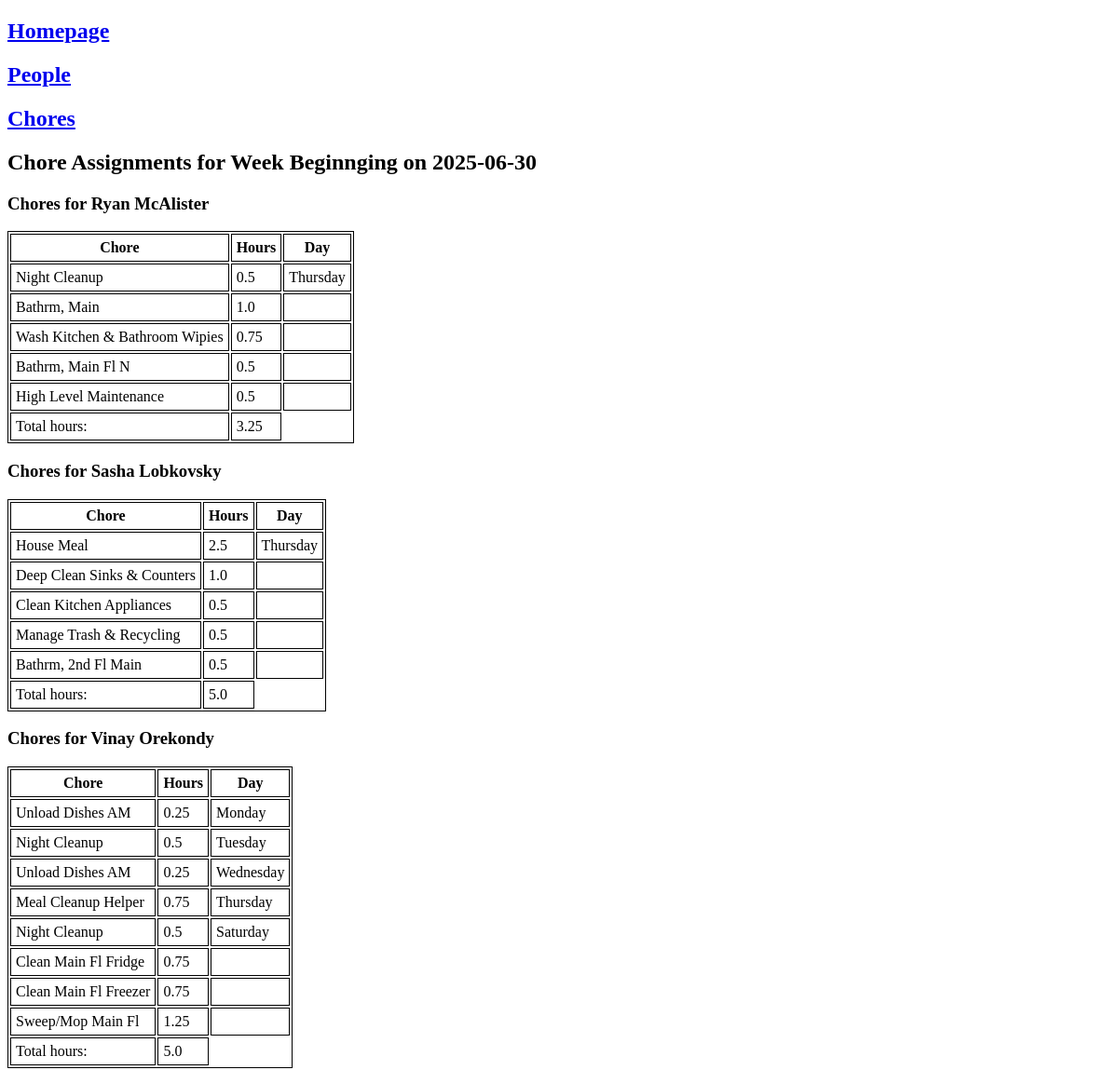
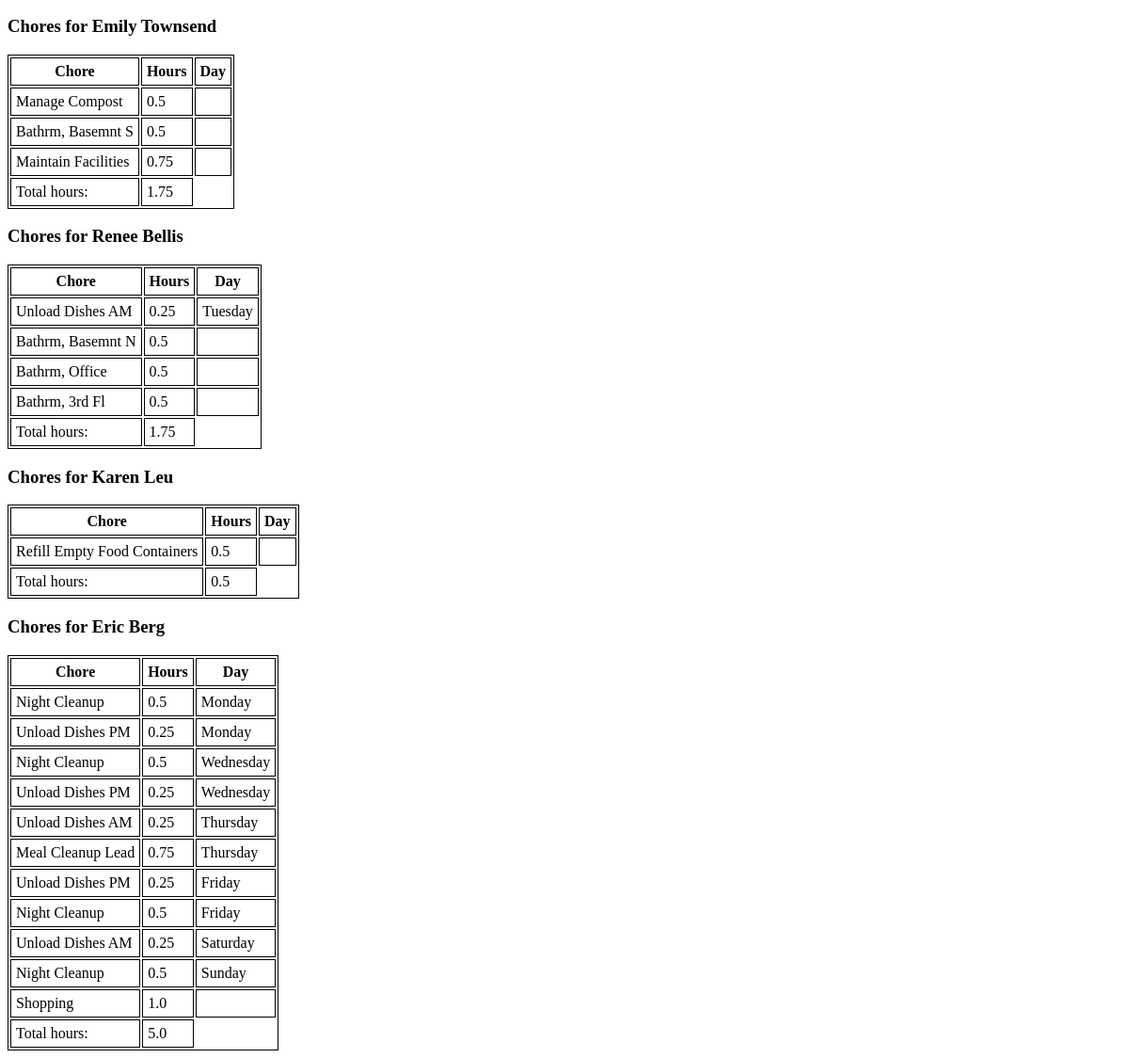
The app's page /assignment/2025-06-30 with its own data (2 pictures, top to bottom).
### tables this page shows
CREATE TABLE "daily_tasks" (
"id" INTEGER,
  "task" TEXT,
  "category" TEXT,
  "description" TEXT,
  "duration_hours" REAL
);

CREATE TABLE "weekly_tasks" (
"id" INTEGER,
  "task" TEXT,
  "category" TEXT,
  "description" TEXT,
  "duration_hours" REAL
);

### chore_chart.py (the view)
@app.route("/assignment/<monday>")
def display_assignment(monday):
    with sqlite3.connect(db) as con:
        people = pd.read_sql(con=con, sql="SELECT * FROM people").set_index('id')
        daily = pd.read_sql(con=con, sql="SELECT * FROM daily_tasks").set_index('id')
        weekly = pd.read_sql(con=con, sql="SELECT * FROM weekly_tasks").set_index('id')
        seasonal = pd.read_sql(con=con, sql="SELECT * FROM seasonal_tasks").set_index('id')
        occasional = pd.read_sql(con=con, sql="SELECT * FROM occasional_tasks").set_index('id')
        assign = pd.read_sql(con=con, sql="SELECT * FROM assignments").query(f'week_start_date == "{monday}"')
        assign_timed = pd.read_sql(con=con, sql="SELECT * FROM assignments_timed").query(f'week_start_date == "{monday}"')
        hours = pd.read_sql(con=con, sql="SELECT * FROM hours").query(f'week_start_date == "{monday}"').set_index('person_id')
    people['hours'] = hours.target_hours - hours.leftover_hours
    people_ids = pd.concat((assign.person_id, assign_timed.person_id)).unique()
    chores = {}
    hours = {} # total number of hours
    for person_id in people_ids:
        person_name = ' '.join((
            people.loc[person_id, 'first_name'], people.loc[person_id, 'last_name']
        ))
        hours[person_name] = people.loc[person_id, 'hours']
        rows = []
        for _, chore in assign_timed.query(f'person_id == {person_id}').sort_values('weekday').iterrows():
            task = daily.loc[chore.task_id]
            ts = pd.Timestamp(chore.week_start_date) + pd.Timedelta(days = chore.weekday)
            rows.append({
                'task': task.task,
                'duration_hours': task.duration_hours,
                'weekday': ts.strftime("%A")
            })
        for _, chore in assign.query(f'person_id == {person_id}').iterrows():
            task = eval(f'{chore.task_type}.loc[{chore.task_id}]')
            rows.append({
                'task': task.task,
                'duration_hours': task.duration_hours,
                'weekday': ''
            })
        chores[person_name] = pd.DataFrame(rows)
    return render_template("assignment.html", monday=monday, chores=chores, hours=hours)

### templates/assignment.html (shortened to what this page needs)
<!doctype html>
<html>
<head>
  <link rel="stylesheet" href="{{ url_for('static', filename='style.css') }}">
</head>
<body>
  <h2><a href="/">Homepage</a></h2>
  <h2><a href="/people">People</a></h2>
  <h2><a href="/tasks">Chores</a></h2>
  <h2>Chore Assignments for Week Beginnging on {{monday}}</h2>
  {% for name, person_chores in chores.items() %}
  <h3>Chores for {{name}}</h3>
  <table>
    <tr>
      <th>Chore</th>
      <th>Hours</th>
      <th>Day</th>
    </tr>
    {% for chore in person_chores.itertuples() %}
    <tr>
      <td>{{chore.task}}</td>
      <td>{{chore.duration_hours}}</td>
      <td>{{chore.weekday}}</td>
    </tr>
    {% endfor %}
    <tr>
      <td>Total hours:</td>
      <td>{{hours[name]}}</td>
    </tr>
  </table>
  {% endfor %}
</body>
</html>

### static/style.css (style rules this page uses)
table, th, td { border: 1px solid; }
th, td { padding: 5px; }

### records on screen
daily_tasks: task "Night Cleanup", duration_hours "0.5", weekday "Thursday", weekday "Tuesday", weekday "Saturday", weekday "Monday", weekday "Wednesday", weekday "Friday", weekday "Sunday"
weekly_tasks: task "Bathrm, Main", duration_hours "1.0"
weekly_tasks: task "Wash Kitchen & Bathroom Wipies", duration_hours "0.75"
weekly_tasks: task "Bathrm, Main Fl N", duration_hours "0.5"
weekly_tasks: task "High Level Maintenance", duration_hours "0.5"
daily_tasks: task "House Meal", duration_hours "2.5", weekday "Thursday"
weekly_tasks: task "Deep Clean Sinks & Counters", duration_hours "1.0"
weekly_tasks: task "Clean Kitchen Appliances", duration_hours "0.5"
weekly_tasks: task "Manage Trash & Recycling", duration_hours "0.5"
weekly_tasks: task "Bathrm, 2nd Fl Main", duration_hours "0.5"
daily_tasks: task "Unload Dishes AM", duration_hours "0.25", weekday "Monday", weekday "Wednesday", weekday "Tuesday", weekday "Thursday", weekday "Saturday"
daily_tasks: task "Meal Cleanup Helper", duration_hours "0.75", weekday "Thursday"
weekly_tasks: task "Clean Main Fl Fridge", duration_hours "0.75"
weekly_tasks: task "Clean Main Fl Freezer", duration_hours "0.75"
weekly_tasks: task "Sweep/Mop Main Fl", duration_hours "1.25"
weekly_tasks: task "Manage Compost", duration_hours "0.5"
weekly_tasks: task "Bathrm, Basemnt S", duration_hours "0.5"
weekly_tasks: task "Maintain Facilities", duration_hours "0.75"
weekly_tasks: task "Bathrm, Basemnt N", duration_hours "0.5"
weekly_tasks: task "Bathrm, Office", duration_hours "0.5"
weekly_tasks: task "Bathrm, 3rd Fl", duration_hours "0.5"
weekly_tasks: task "Refill Empty Food Containers", duration_hours "0.5"
daily_tasks: task "Unload Dishes PM", duration_hours "0.25", weekday "Monday", weekday "Wednesday", weekday "Friday"
daily_tasks: task "Meal Cleanup Lead", duration_hours "0.75", weekday "Thursday"
weekly_tasks: task "Shopping", duration_hours "1.0"

### other values on screen
{{ monday }} "2025-06-30"
{{ name }} "Ryan McAlister" "Sasha Lobkovsky" "Vinay Orekondy" "Emily Townsend" "Renee Bellis" "Karen Leu" "Eric Berg"
{{ hours[name] }} "3.25" "5.0" "5.0" "1.75" "1.75" "0.5" "5.0"
